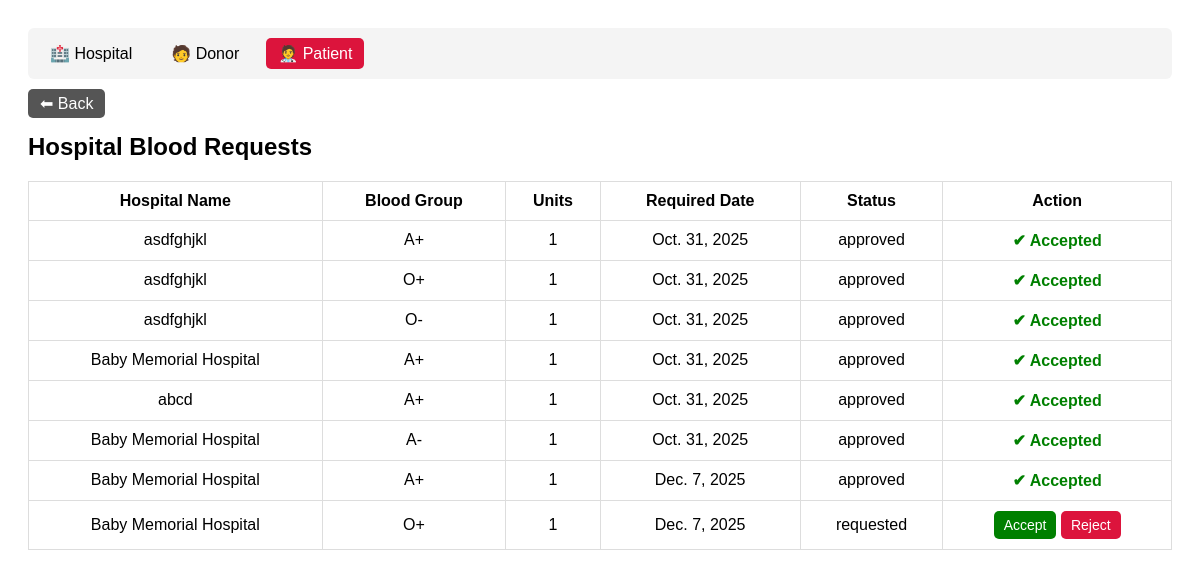
/manage_hospitals/, run on the app's committed database.
### Blood_Bank/models.py (models this page shows, shortened)
class Hospital_Request(models.Model):
    hospital = models.ForeignKey(Hospital,on_delete=models.CASCADE)
    Blood_group = models.CharField(null=False,blank=False)
    unit = models.PositiveIntegerField(null=True,blank=True)
    date = models.DateField(null=True,blank=True)
    urgent = models.BooleanField(default=False)
    patient_name = models.CharField(max_length=100, null=True, blank=True)
    patient_email = models.EmailField(null=True, blank=True)
    patient_contact = models.CharField(max_length=15, null=True, blank=True)
    STATUS_CHOICES = (
        ('requested', 'Requested'),
        ('approved', 'Approved'),
        ('rejected', 'Rejected'),
    )
    status = models.CharField(max_length=10, choices=STATUS_CHOICES, default='requested')

class Hospital(models.Model):
    profile = models.OneToOneField(Profile, on_delete=models.CASCADE)
    hospital_name = models.CharField(max_length=40,null=True,blank=True)
    contact_number = models.CharField(max_length = 20,null=True,blank=True)
    location = models.CharField(max_length=40,null=True,blank=True)
    a_pos = models.PositiveIntegerField(null=True, blank=True, default=0)
    a_neg = models.PositiveIntegerField(null=True, blank=True, default=0)
    b_pos = models.PositiveIntegerField(null=True, blank=True, default=0)
    b_neg = models.PositiveIntegerField(null=True, blank=True, default=0)
    ab_pos = models.PositiveIntegerField(null=True, blank=True, default=0)
    ab_neg = models.PositiveIntegerField(null=True, blank=True, default=0)
    o_pos = models.PositiveIntegerField(null=True, blank=True, default=0)
    o_neg = models.PositiveIntegerField(null=True, blank=True, default=0)

### Blood_Bank/views.py (the view)
# urls.py: path('manage_hospitals/',views.manage_hospitals,name='manage_hospitals'),
def manage_hospitals(request):
    hospital_request = Hospital_Request.objects.all()
    return render(request,'admin_dashboard/manage_hospitals.html',{'hospital_request':hospital_request})

### Blood_Bank/templates/admin_dashboard/manage_hospitals.html (shortened to what this page needs)
{% load static %}
<!DOCTYPE html>
<html lang="en">
<head>
    <link rel="stylesheet" href="{% static 'css/admin_dashboard/manage_hospitals.css' %}">
</head>
<body>
    <div class="page-container">
        <nav class="top-menu">
            <a href="{% url 'manage_hospitals' %}">🏥 Hospital</a>
            <a href="{% url 'manage_donors' %}">🧑 Donor</a>
            <a href="{% url 'manage_patients' %}" class="active">🧑‍⚕ Patient</a>
        </nav>
        <div class="back-section">
            <a href="{% url 'admindashboard' %}" class="back-btn">⬅ Back</a>
        </div>
        <main class="table-container">
            <h2>Hospital Blood Requests</h2>
            <table>
                <thead>
                    <tr>
                        <th>Hospital Name</th>
                        <th>Blood Group</th>
                        <th>Units</th>
                        <th>Required Date</th>
                        <th>Status</th>
                        <th>Action</th>
                    </tr>
                </thead>
                <tbody>
                    {% for r in hospital_request %}
                    <tr>
                        <td>{{ r.hospital.hospital_name }}</td>
                        <td>{{ r.Blood_group }}</td>
                        <td>{{ r.unit }}</td>
                        <td>{{ r.date }}</td>
                        <td>{{ r.status }}</td>
                        <td>
                            {% if r.status == 'approved' %}
                                <span class="status-approved show">✔ Accepted</span>
                            {% else %}
                                <button class="btn approve"
                                        type="button"
                                        data-url="{% url 'manage_hospitals_update' r.id %}"
                                        onclick="handleAccept(this)">Accept</button>
                                <button class="btn reject"
                                        type="button"
                                        data-url="{% url 'manage_hospitals_reject' r.id %}"
                                        onclick="handleReject(this)">Reject</button>
                            {% endif %}
                        </td>
                    </tr>
                    {% empty %}
                    <tr>
                        <td colspan="6">No hospital requests available</td>
                    </tr>
                    {% endfor %}
                </tbody>
            </table>
        </main>
    </div>
</body>
</html>

### Blood_Bank/static/css/admin_dashboard/manage_hospitals.css (style rules this page uses)
.page-container { font-family: Arial, sans-serif; padding: 20px; }
.top-menu { display: flex; gap: 15px; background: #f4f4f4; padding: 10px; border-radius: 6px; }
.top-menu a { text-decoration: none; color: black; padding: 6px 12px; border-radius: 5px; }
.top-menu a.active { background: crimson; color: white; }
.back-section { margin: 15px 0; }
.back-btn { background: #555; color: white; text-decoration: none; padding: 6px 12px; border-radius: 5px; }
.table-container { margin-top: 20px; }
table { width: 100%; border-collapse: collapse; text-align: center; }
th, td { padding: 10px; border: 1px solid #ddd; }
.btn { border: none; padding: 6px 10px; cursor: pointer; border-radius: 5px; color: white; font-size: 14px; transition: 0.3s; }
.btn.approve { background-color: green; }
.btn.reject { background-color: crimson; }
.status-approved { color: green; font-weight: bold; opacity: 0; transition: opacity 0.6s ease; }
.status-approved.show { opacity: 1; }

### data on the page
Hospital_Request: hospital.hospital_name "asdfghjkl", Blood_group "A+", unit "1", date "Oct. 31, 2025", status "approved", shows "✔ Accepted"
Hospital_Request: hospital.hospital_name "asdfghjkl", Blood_group "O+", unit "1", date "Oct. 31, 2025", status "approved", shows "✔ Accepted"
Hospital_Request: hospital.hospital_name "asdfghjkl", Blood_group "O-", unit "1", date "Oct. 31, 2025", status "approved", shows "✔ Accepted"
Hospital_Request: hospital.hospital_name "Baby Memorial Hospital", Blood_group "A+", unit "1", date "Oct. 31, 2025", status "approved", shows "✔ Accepted"
Hospital_Request: hospital.hospital_name "abcd", Blood_group "A+", unit "1", date "Oct. 31, 2025", status "approved", shows "✔ Accepted"
Hospital_Request: hospital.hospital_name "Baby Memorial Hospital", Blood_group "A-", unit "1", date "Oct. 31, 2025", status "approved", shows "✔ Accepted"
Hospital_Request: hospital.hospital_name "Baby Memorial Hospital", Blood_group "A+", unit "1", date "Dec. 7, 2025", status "approved", shows "✔ Accepted"
Hospital_Request: hospital.hospital_name "Baby Memorial Hospital", Blood_group "O+", unit "1", date "Dec. 7, 2025", status "requested", shows "Accept"
